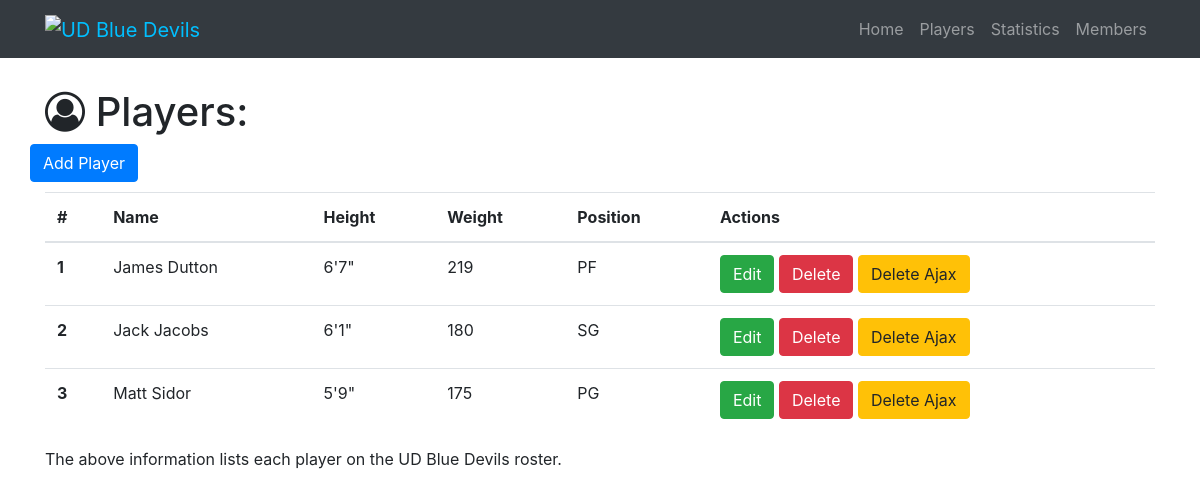
The page /players on the database its author committed.
### myGroupProject.py (models this page shows)
class Player(db.Model):
    __tablename__ = 'players'
    id = db.Column(db.Integer, primary_key=True)
    name = db.Column(db.String(64))
    height = db.Column(db.Integer)
    weight = db.Column(db.Integer)
    position = db.Column(db.String(64))
    statistics = db.relationship('Statistic', backref='player')

### myGroupProject.py (the view)
@app.route('/players')
def show_all_players():
    players = Player.query.all()
    return render_template('player-all.html', players=players)

### templates/player-all.html (shortened to what this page needs)
{% extends "home-base.html"%}
{% block page_content%}
  <div class="container">
    <h1 class="mt-5"><i class="fa fa-user-circle-o" aria-hidden="true"></i> Players:</h1>
    <div class="row bottom-margin">
      <a href="/player/add" class="btn btn-primary" role="button" aria-disabled="true">Add Player</a>
    </div>
    {% if players %}
      <table class="table">
        <thead>
          <tr>
            <th>#</th>
            <th>Name</th>
            <th>Height</th>
            <th>Weight</th>
            <th>Position</th>
            <th>Actions</th>
          </tr>
        </thead>
        <tbody>
          {% for player in players %}
          <tr>
              <th scope="row">{{player.id}}</th>
              <td>{{player.name}}</td>
              <td>{{player.height}}</td>
              <td>{{player.weight}}</td>
              <td>{{player.position}}</td>
              <td>
                <a href="/player/edit/{{player.id}}" class="btn btn-success" role="button">Edit</a>
                <a href="/player/delete/{{player.id}}" class="btn btn-danger" role="button">Delete</a>
                <button class="btn btn-warning delete_ajax_btn" role="button" data-player-id="{{player.id}}">Delete Ajax</button>
              </td>
          </tr>
          {% endfor%}
        </tbody>
      </table>
    {% else %}
      <h3>there is no players in the database yet.</h3>
    {% endif %}
    <p>The above information lists each player on the UD Blue Devils roster.</p>
  </div>
{% endblock%}

### static/css/group-assignment.css (style rules this page uses)
body { padding-top: 40px; }
.bottom-margin { margin-bottom: 10px; }

### rows shown on the page
Player: id "1", name "James Dutton", height "6'7\"", weight "219", position "PF"
Player: id "2", name "Jack Jacobs", height "6'1\"", weight "180", position "SG"
Player: id "3", name "Matt Sidor", height "5'9\"", weight "175", position "PG"
